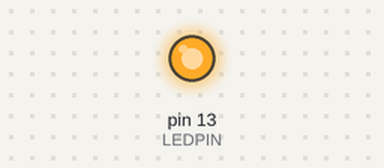
This sketch was run on a simulated Arduino Uno, built with avr-gcc and run on an emulated ATmega328P. On the bench: output pins drawn as LEDs (lit = HIGH).

Above: at 1.35 s.
At 6.4 s:
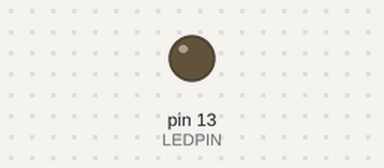
Timing chart, 0 to 9.1 s (numbered marks = the images above):
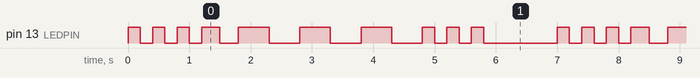

The sketch:

SOS.ino
```cpp
// ---------------------------------------------------------------------------------
//  @Author:	  VingtDylan
//  @DateTime:	2019-01-16 01:29:33
//  @Description: cyh loves wmy.
//  @Email: 1205373709@qq.com
//  PS: Coding just for fun.
// ---------------------------------------------------------------------------------

int LEDPIN=13;

void setup(){
	pinMode(LEDPIN, OUTPUT);
}

void loop(){
	flash(200);flash(200);flash(200);//S
	flash(300);
	flash(500);flash(500);flash(500);//O
	flash(200);flash(200);flash(200);//S
	delay(1000);
}

void flash(int duration){
	digitalWrite(LEDPIN, HIGH);
	delay(duration);
	digitalWrite(LEDPIN, LOW);
	delay(duration);
}
```

Measured:
- by itself, pin 13 (LEDPIN): repeats every 7.0 s: 2 × (LOW 0.20 s, HIGH 0.20 s), LOW 0.20 s, HIGH 0.30 s, LOW 0.30 s, 3 × (HIGH 0.50 s, LOW 0.50 s), 2 × (HIGH 0.20 s, LOW 0.20 s), HIGH 0.20 s, LOW 1.2 s, HIGH 0.20 s
- by itself, everything shown: repeats every 7.0 s, in 20 steps
